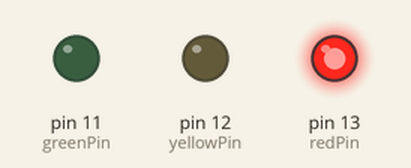
Simulated run of this sketch. Board: Arduino Uno, built with avr-gcc and run on an emulated ATmega328P. Shown: output pins drawn as LEDs (lit = HIGH).

Above: at 2.5 s.
At 7.5 s:
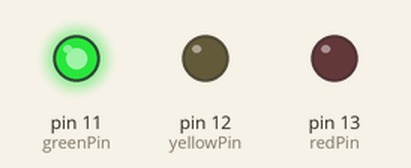
At 11.0 s:
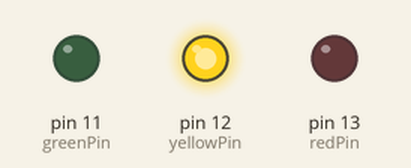
Timing chart, 0 to 15.6 s (numbered marks = the images above):
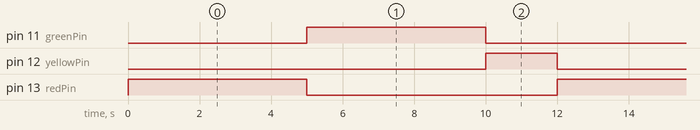

Measured:
- by itself, pin 11 (greenPin), pin 13 (redPin): alternates HIGH for 5.0 s and LOW for 7.0 s
- by itself, pin 12 (yellowPin): alternates HIGH for 2.0 s and LOW for 10.0 s
- by itself, everything shown: repeats every 12.0 s, in 3 steps

The sketch:

traffic_light.ino
```cpp
int redPin = 13;
int yellowPin = 12;
int greenPin = 11;

void setup() {
  // . Tell the Arduino to send power OUT of these pins
  pinMode(redPin, OUTPUT);
  pinMode(yellowPin, OUTPUT);
  pinMode(greenPin, OUTPUT);
}

void loop() {
  // --- RED LIGHT ---
  digitalWrite(redPin, HIGH);   // Turn Red ON
  digitalWrite(yellowPin, LOW); // Turn Yellow OFF
  digitalWrite(greenPin, LOW);  // Turn Green OFF
  delay(5000);                  // Wait 5 seconds (5000 milliseconds)

  // --- GREEN LIGHT ---
  digitalWrite(redPin, LOW);    // Turn Red OFF
  digitalWrite(yellowPin, LOW);
  digitalWrite(greenPin, HIGH); // Turn Green ON
  delay(5000);                  // Wait 5 seconds

  // --- YELLOW LIGHT ---
  digitalWrite(redPin, LOW);
  digitalWrite(yellowPin, HIGH); // Turn Yellow ON
  digitalWrite(greenPin, LOW);   // Turn Green OFF
  delay(2000);                   // Wait 2 seconds

  // The loop automatically starts over at the top!
}
```
